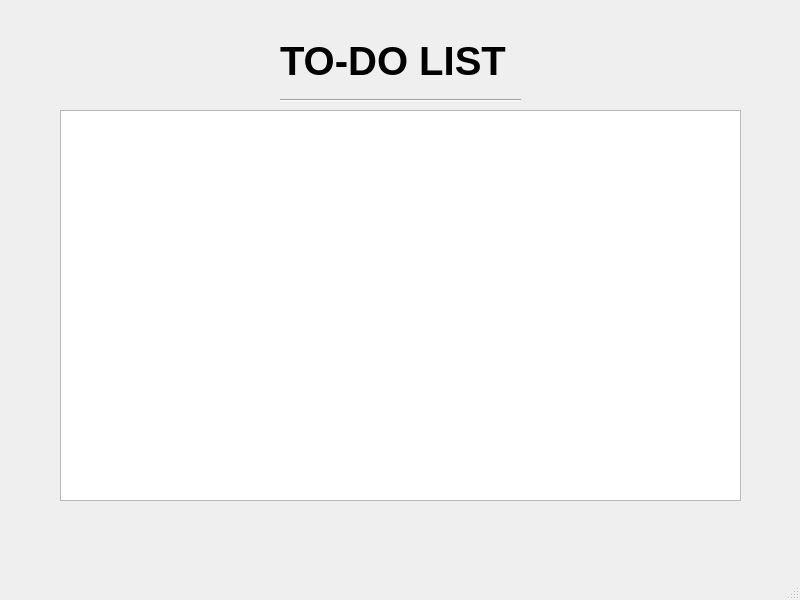
<?xml version="1.0" encoding="UTF-8"?>
<ui version="4.0">
 <class>MainWindow</class>
 <widget class="QMainWindow" name="MainWindow">
  <property name="geometry">
   <rect>
    <x>0</x>
    <y>0</y>
    <width>800</width>
    <height>600</height>
   </rect>
  </property>
  <property name="mouseTracking">
   <bool>false</bool>
  </property>
  <property name="windowTitle">
   <string>MainWindow</string>
  </property>
  <widget class="QWidget" name="centralwidget">
   <widget class="QLabel" name="label">
    <property name="geometry">
     <rect>
      <x>280</x>
      <y>10</y>
      <width>241</width>
      <height>101</height>
     </rect>
    </property>
    <property name="font">
     <font>
      <pointsize>30</pointsize>
      <bold>true</bold>
     </font>
    </property>
    <property name="cursor">
     <cursorShape>PointingHandCursor</cursorShape>
    </property>
    <property name="text">
     <string>TO-DO LIST</string>
    </property>
   </widget>
   <widget class="Line" name="line">
    <property name="geometry">
     <rect>
      <x>280</x>
      <y>90</y>
      <width>241</width>
      <height>20</height>
     </rect>
    </property>
    <property name="orientation">
     <enum>Qt::Orientation::Horizontal</enum>
    </property>
   </widget>
   <widget class="QListWidget" name="listWidget">
    <property name="geometry">
     <rect>
      <x>60</x>
      <y>110</y>
      <width>681</width>
      <height>391</height>
     </rect>
    </property>
   </widget>
  </widget>
  <widget class="QMenuBar" name="menubar">
   <property name="geometry">
    <rect>
     <x>0</x>
     <y>0</y>
     <width>800</width>
     <height>24</height>
    </rect>
   </property>
  </widget>
  <widget class="QStatusBar" name="statusbar"/>
 </widget>
 <resources/>
 <connections/>
</ui>
